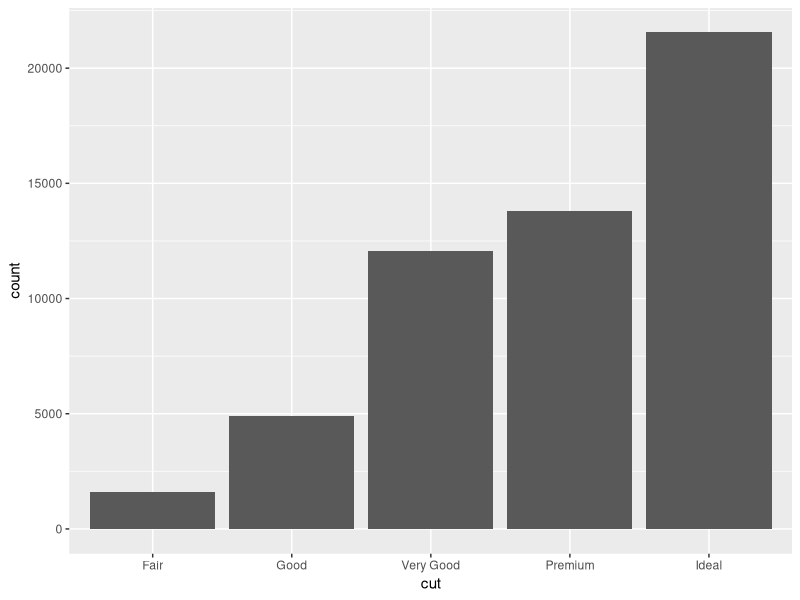
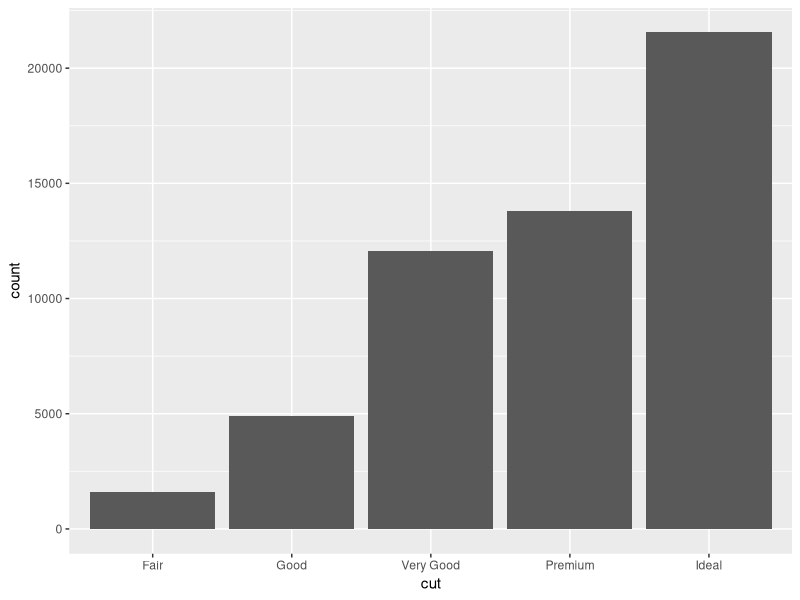
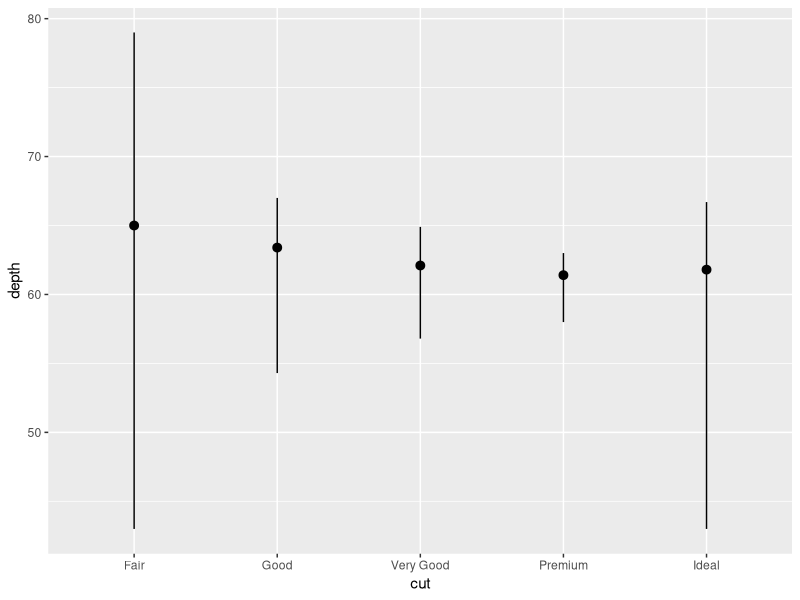
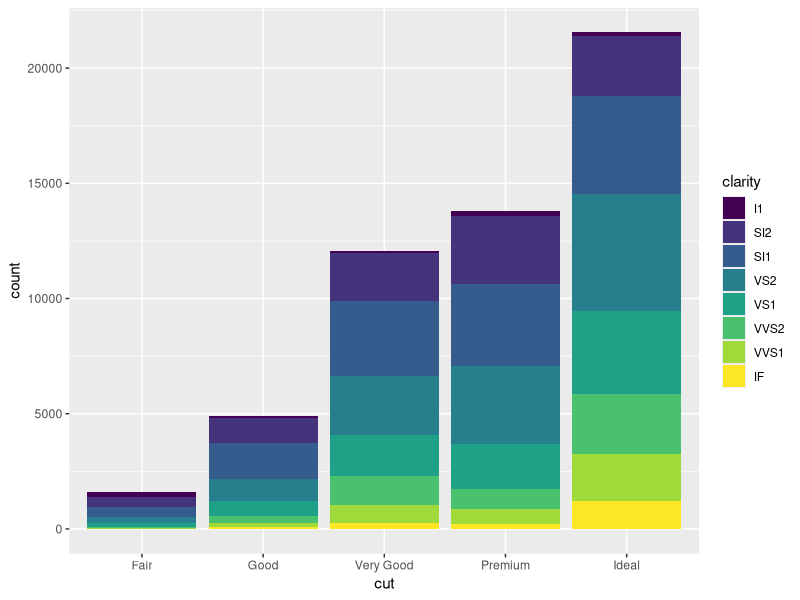
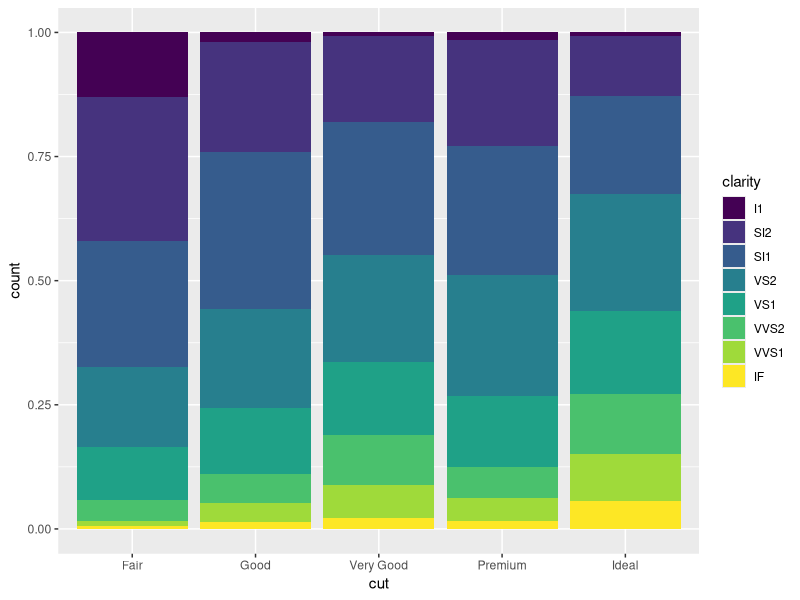
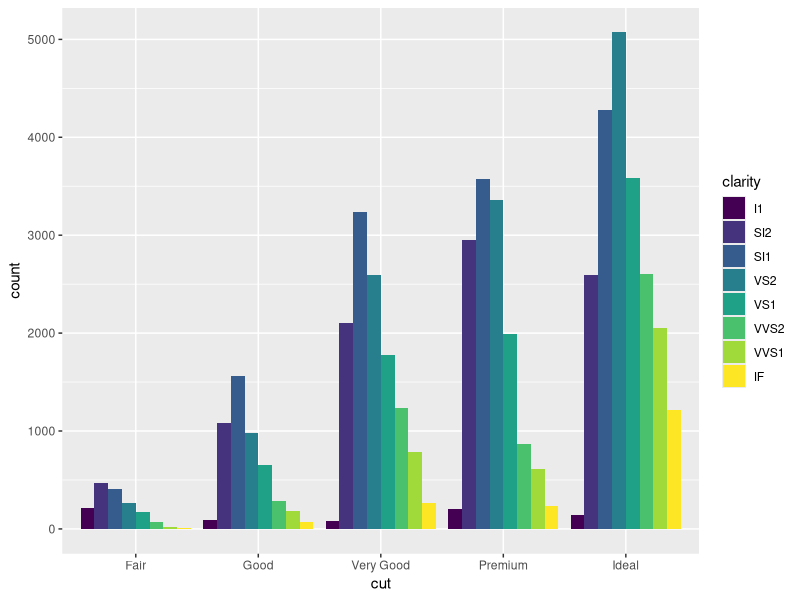
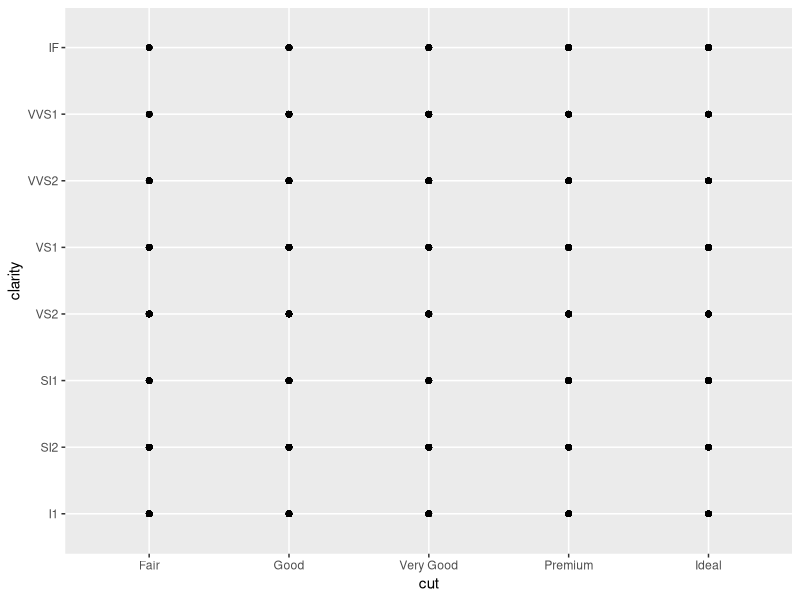

Reproduce these figures in R, in order. (Note: this script raises an error after producing the figures.)
# Exercise 2: More ggplot2 Grammar

# Install and load `ggplot2`
# install.packages("ggplot2") # if needed
library("ggplot2")  # load the package

# For this exercise you will again be working with the `diamonds` data set.
# Use `?diamonds` to review details about this data set
?diamonds
nrow(diamonds)
colnames(diamonds)

## Statistical Transformations

# Draw a bar chart of the diamonds data, organized by cut
# The height of each bar is based on the "count" (number) of diamonds with that cut
ggplot(data = diamonds) +
  geom_bar(mapping = aes(x = cut))

# Use the `stat_count` to apply the statistical transformation "count" to the diamonds
# by cut. You do not need a separate geometry layer!
# Draw a bar chart of the diamonds data, organized by cut
# The height of each bar is based on the "count" (number) of diamonds with that cut
ggplot(data = diamonds) +
  stat_count(mapping = aes(x = cut))

# Use the `stat_summary` function to draw a chart with a summary layer.
# Map the x-position to diamond `cut`, and the y-position to diamond `depth`
# Bonus: use `min` as the function ymin, `max` as the function ymax, and `median` as the function y
# Draw a bar chart of the diamonds data, organized by cut
# The height of each bar is based on the "count" (number) of diamonds with that cut
ggplot(data = diamonds) +
  stat_summary(mapping = aes(x = cut, y = depth),
               fun.ymin = min, fun.ymax = max, fun.y = median)


## Position Adjustments

# Draw a bar chart of diamond data organized by cut, with each bar filled by clarity.
# You should see a _stacked_ bar chart.
ggplot(data = diamonds) +
  geom_bar(mapping = aes(x = cut, fill = clarity))

# Draw the same chart again, but with each element positioned to "fill" the y axis
ggplot(data = diamonds) +
  geom_bar(mapping = aes(x = cut, fill = clarity), position = 'fill')

# Draw the same chart again, but with each element positioned to "dodge" each other
ggplot(data = diamonds) +
  geom_bar(mapping = aes(x = cut, fill = clarity), position = 'dodge')

# Draw a plot with point geometry with the x-position mapped to `cut` and the y-position mapped to `clarity`
# This creates a "grid" grouping the points
ggplot(data = diamonds) +
  geom_point(mapping = aes(x = cut, y = clarity))

# Use the "jitter" position adjustment to keep the points from all overlapping!
# (This works a little better with a sample of diamond data, such as from the previous exercise).
ggplot(data = sample_n(diamonds, 1000)) +
  geom_point(mapping = aes(x = cut, y = clarity), position = 'jitter')


## Scales

# Draw a "boxplot" (with `geom_boxplot()`) for the diamond's price (y) by color (x)
ggplot(data = diamonds) +
  geom_boxplot(mapping = aes(x = color, y = price))

# This has a lot of outliers, making it harder to read. To fix this, draw the same plot but
# with a _logarithmic_ scale for the y axis.
ggplot(data = diamonds) +
  geom_boxplot(mapping = aes(x = color, y = price)) +
  scale_y_log10()

# For another version, draw the same plot but with `violin` geometry instead of `boxplot` geometry!
# How does the logarithmic scale change the data presentation?



# Another interesting plot: draw a plot of the diamonds price (y) by carat (x), using a heatmap of 2d bins
# (geom_bin2d)
# What happens when you make the x and y channels scale logarithmically?


# Draw a scatter plot for the diamonds  price (y) by carat (x). Color each point by the clarity
# (Remember, this will take a while. Use a sample of the diamonds for faster results)


# Change the color of the previous plot using a ColorBrewer scale of your choice. What looks nice?



## Coordinate Systems

# Draw a bar chart with x-position and fill color BOTH mapped to cut
# For best results, SET the `width` of the geometry to be 1 (fill plot, no space between)
# You can save this to a variable for easier modifications


# Draw the same chart, but with the coordinate system flipped


# Draw the same chart, but in a polar coordinate system. Now you have a Coxcomb chart!



## Facets

# Take the scatter plot of price by carat data (colored by clarity) and add _facets_ based on
# the diamond's `color`



## Saving Plots

# Use the `ggsave()` function to save one of your plots (the most recent one generated) to disk.
# Name the output file "my-plot.png".
# Make sure you've set the working directory!!
